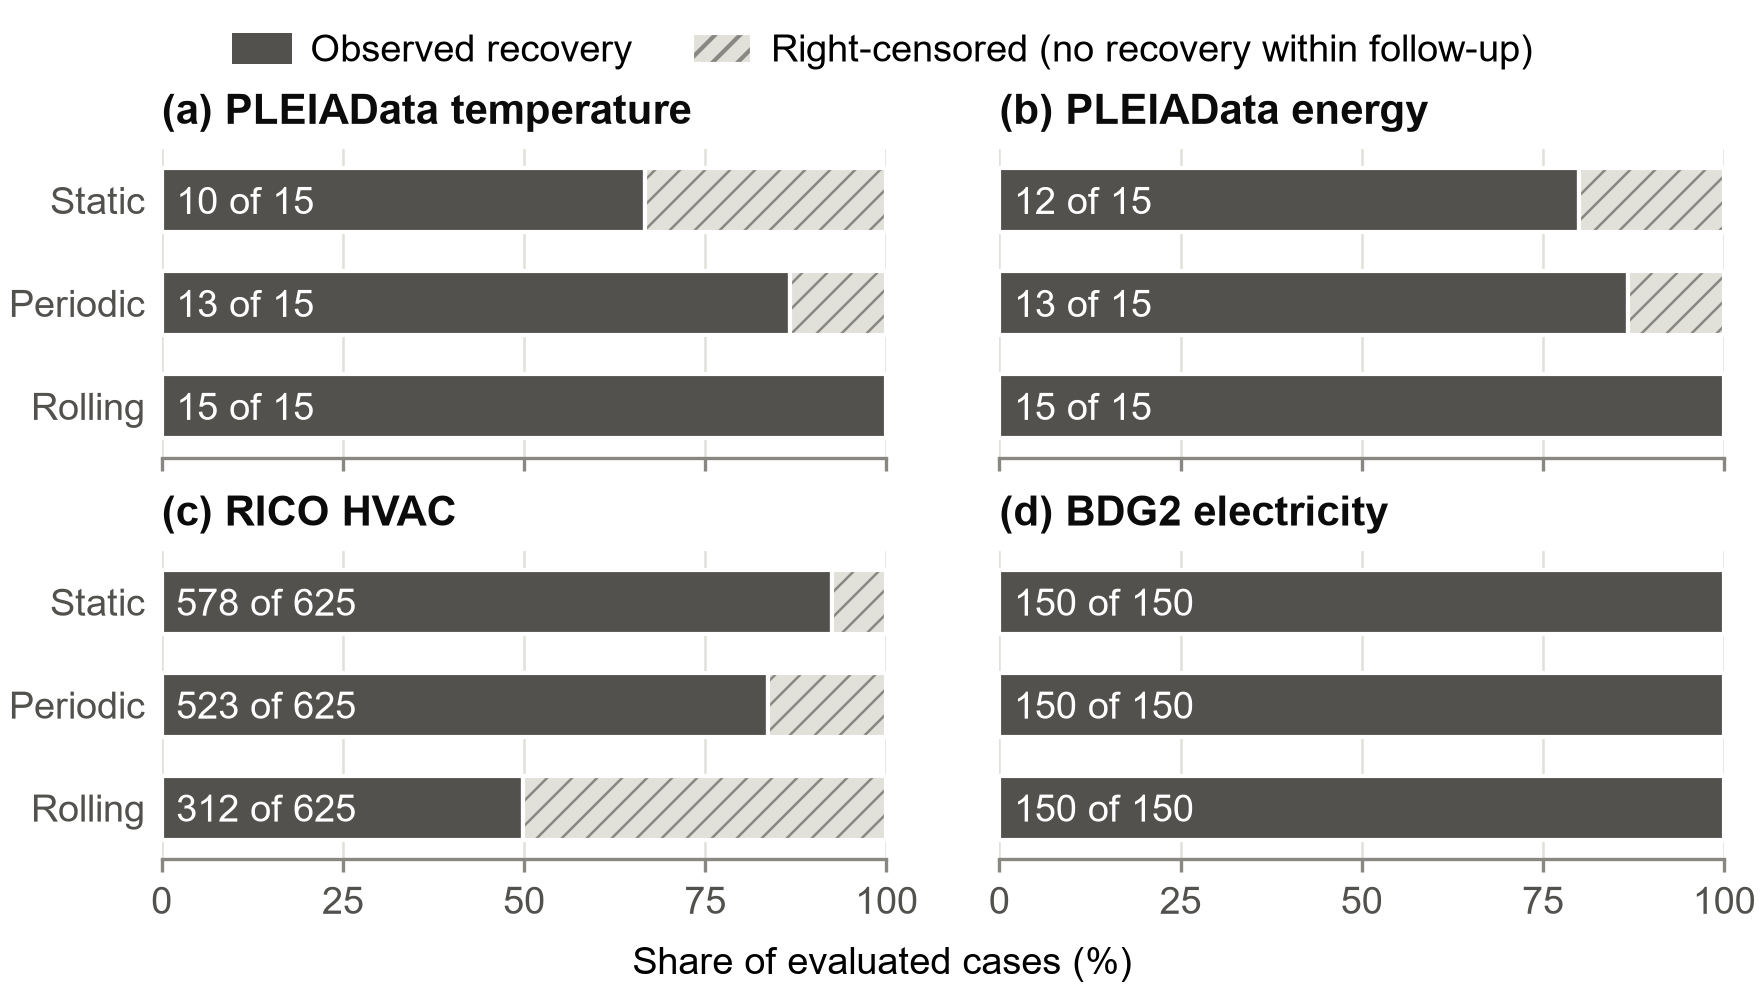

Write Python code to recreate this figure.
"""Figure 4.7: observed and right-censored coverage recovery by recalibration strategy.

Caption: Observed and censored coverage recovery under static, periodic and rolling recalibration

Source: review/candidature_evidence_package_20261002_v1/REPORT_TABLES/ROBUSTNESS_RECOVERY_SUMMARY.csv

Recovery is assessed after level_shift@2 for each physical test group of the
15 fold-seed units of a setting, under each recalibration strategy. A case is
one test group within one fold and seed combination under the stated
strategy; group_policy_rows counts the evaluated cases of a setting and
strategy (BDG2 150, PLEIAData 15 each, RICO 625). Following
src.operational004_metrics.group_recovery, a case recovers at the first point
after the disturbance window where trailing coverage (one day of steps, or a
quarter of the follow-up if shorter) is within 0.05 of the group's pre-fault
coverage. Each bar is one stored row, shown as shares of its evaluated cases:

    observed share = 100 * observed_recoveries / group_policy_rows
    censored share = 100 * right_censored / group_policy_rows

Right-censored cases did not recover within their follow-up. They keep their
own hatched segment and are never given a recovery time; the figure plots no
recovery times at all. Each bar is labelled with its observed recoveries and
evaluated cases.

Cross-check: the counts are recounted from the 2,415 group-level rows in
review/robustness_contamination_recovery_20260928/AGGREGATE_RECOVERY_BY_GROUP.csv,
where no right-censored row carries a recovery time.

Outputs: figure_4_7_recalibration_recovery.png / .pdf and the derived figure
data figure_4_7_recalibration_recovery_data.csv.

Usage:
    python report_figures/chapter4/figure_4_7_recalibration_recovery.py
"""

from __future__ import annotations

import math
import re

import chapter4_style as c4
import matplotlib.pyplot as plt
import pandas as pd
from matplotlib.patches import Patch

STEM = "figure_4_7_recalibration_recovery"
CAPTION = "Observed and censored coverage recovery under static, periodic and rolling recalibration"
SOURCE = c4.TABLES / "ROBUSTNESS_RECOVERY_SUMMARY.csv"
GROUP_SOURCE = c4.REPO / "review" / "robustness_contamination_recovery_20260928" / "AGGREGATE_RECOVERY_BY_GROUP.csv"
DATA = c4.OUT_DIR / f"{STEM}_data.csv"
GID = "fig4.7|"
STRATEGIES = {"static": "Static", "periodic": "Periodic", "rolling": "Rolling"}
GROUP_ROWS = 2415  # 805 test groups x three strategies
BAR_HEIGHT = 0.62
LABEL_X = 2.0  # percent; labels start just inside each observed segment
OBSERVED = {"facecolor": c4.INK_2}
CENSORED = {"facecolor": c4.GRID, "hatch": "////", "hatchcolor": c4.MUTED}
OBSERVED_LABEL = "Observed recovery"
CENSORED_LABEL = "Right-censored (no recovery within follow-up)"
X_LABEL = "Share of evaluated cases (%)"
CAPTION_TEXT = (
    "Recovery of interval coverage after a level shift at severity 2 under static, periodic and rolling "
    "recalibration. A case is one test group within one fold and seed combination under the stated recalibration "
    "strategy, so each setting contributes the same cases to every strategy (15 for each PLEIAData task, 625 for "
    "RICO HVAC and 150 for BDG2 electricity). A case recovers at the first point after the disturbance window at "
    "which coverage over a trailing window (one day of steps, or a quarter of the follow-up if shorter) is within "
    "0.05 of that group's pre-fault coverage. Solid segments are cases with an observed recovery; hatched segments "
    "are right-censored cases, in which no recovery was observed before follow-up ended. Censored cases are kept "
    "separate and are not assigned a recovery time. Labels give observed recoveries out of evaluated cases."
)


def count_label(observed: int, cases: int) -> str:
    return f"{observed:,} of {cases:,}"


def derive(frame) -> pd.DataFrame:
    if frame.duplicated(["task", "recovery_policy"]).any():
        raise ValueError("more than one recovery row for a setting and strategy")
    records = []
    for task in c4.TASK_ORDER:
        for strategy, label in STRATEGIES.items():
            selected = frame[(frame["task"] == task) & (frame["recovery_policy"] == strategy)]
            if len(selected) != 1:
                raise ValueError(f"expected one {strategy} row for {task}, found {len(selected)}")
            row = selected.iloc[0]
            cases, observed, censored = int(row["group_policy_rows"]), int(row["observed_recoveries"]), int(row["right_censored"])
            if observed + censored != cases:
                raise ValueError(f"{task}, {strategy}: observed and censored do not sum to the evaluated cases")
            records.append(
                {
                    "row_order": len(records) + 1,
                    "dataset": row["dataset"],
                    "task": task,
                    "cell": row["cell"],
                    "strategy": label,
                    "evaluated_cases": cases,
                    "observed_recoveries": observed,
                    "right_censored": censored,
                    "observed_share_pct": 100.0 * observed / cases,
                    "censored_share_pct": 100.0 * censored / cases,
                    "stored_observed_fraction": row["observed_fraction"],
                    "count_label": count_label(observed, cases),
                    "source_table": c4.repo_relative(SOURCE),
                    "source_commit": row["source_commit"],
                    "source_path": row["source_path"],
                }
            )
    return pd.DataFrame(records)


def build(data):
    fig, axes = plt.subplots(
        2, 2, figsize=(c4.FULL_WIDTH, 3.35), layout="constrained", sharex=True, sharey=True
    )
    fig.get_layout_engine().set(wspace=0.08)  # keeps "100" in (c) clear of "0" in (d)
    positions = list(range(len(STRATEGIES)))
    for ax, letter, task in zip(axes.flat, "abcd", c4.TASK_ORDER):
        for y, record in zip(positions, data[data["task"] == task].itertuples(index=False)):
            key = f"{task}|{record.strategy}"
            (observed,) = ax.barh(y, record.observed_share_pct, height=BAR_HEIGHT, left=0.0,
                                  edgecolor=c4.SURFACE, linewidth=1.0, zorder=2, **OBSERVED)
            observed.set_gid(f"{GID}observed|{key}")
            if record.right_censored:
                (censored,) = ax.barh(y, record.censored_share_pct, height=BAR_HEIGHT, left=record.observed_share_pct,
                                      edgecolor=c4.SURFACE, linewidth=1.0, zorder=2, **CENSORED)
                censored.set_hatch_linewidth(0.6)
                censored.set_gid(f"{GID}censored|{key}")
            ax.text(LABEL_X, y, record.count_label, ha="left", va="center_baseline", fontsize=c4.NOTE_SIZE,
                    color=c4.label_color(OBSERVED["facecolor"]), zorder=3, gid=f"{GID}label|{key}")
        ax.set_yticks(positions, list(STRATEGIES.values()))
        ax.set_ylim(len(positions) - 0.5, -0.5)
        ax.set_xlim(0, 100)
        ax.set_xticks([0, 25, 50, 75, 100])
        ax.tick_params(axis="y", length=0, pad=4)
        ax.spines["left"].set_visible(False)
        ax.xaxis.grid(True)
        ax.set_axisbelow(True)
        c4.panel_title(ax, letter, task)
    fig.supxlabel(X_LABEL, fontsize=c4.TEXT_SIZE)
    censored_handle = Patch(edgecolor=c4.SURFACE, label=CENSORED_LABEL, **CENSORED)
    censored_handle.set_hatch_linewidth(0.6)
    fig.legend(
        handles=[Patch(edgecolor="none", label=OBSERVED_LABEL, **OBSERVED), censored_handle],
        loc="outside upper center", ncol=2, handlelength=1.6, handleheight=0.9,
    )
    return fig


def label_fits(fig, label, bar) -> bool:
    """The label sits inside its observed segment with room on both sides."""
    renderer = fig.canvas.get_renderer()
    text, segment = label.get_window_extent(renderer), bar.get_window_extent(renderer)
    return text.x0 >= segment.x0 + 2 and text.x1 <= segment.x1 - 2 and text.y0 >= segment.y0 and text.y1 <= segment.y1


def verify(fig) -> c4.ValueCheck:
    check = c4.ValueCheck(STEM)
    source = {(row["task"], row["recovery_policy"]): row for row in c4.read_rows(SOURCE)}
    wanted = {(task, strategy) for task in c4.TASK_ORDER for strategy in STRATEGIES}
    check.keys({"|".join(key) for key in source}, {"|".join(key) for key in wanted}, "settings and strategies")

    # Recount every case from the group-level rows.
    groups: dict[tuple[str, str], dict[str, int]] = {}
    times_on_censored = times_missing_on_observed = 0
    rows = c4.read_rows(GROUP_SOURCE)
    for row in rows:
        dataset = re.fullmatch(r"(.+)_h\d+_f\d_s\d+", row["unit"]).group(1)
        counts = groups.setdefault((dataset, row["cell"]), {"observed": 0, "right_censored": 0})
        counts[row["status"]] += 1
        if (row["status"] == "right_censored") != (row["recovery_censored"] == "True"):
            raise AssertionError(f"{STEM}: {row['unit']} {row['group_id']}: status and censoring flag disagree")
        if row["status"] == "right_censored" and row["recovery_minutes"]:
            times_on_censored += 1
        if row["status"] == "observed" and not row["recovery_minutes"]:
            times_missing_on_observed += 1
    if len(rows) != GROUP_ROWS or times_on_censored or times_missing_on_observed:
        raise AssertionError(f"{STEM}: {len(rows)} group rows, {times_on_censored} censored rows with a time, "
                             f"{times_missing_on_observed} observed rows without one")
    for (task, strategy), row in source.items():
        cases, observed, censored = int(row["group_policy_rows"]), int(row["observed_recoveries"]), int(row["right_censored"])
        recount = groups[(row["dataset"], row["cell"])]
        if (observed, censored) != (recount["observed"], recount["right_censored"]) or observed + censored != cases:
            raise AssertionError(f"{STEM}: {task}, {strategy}: counts disagree with {GROUP_SOURCE.name}")
        if not math.isclose(float(row["observed_fraction"]), observed / cases, rel_tol=0, abs_tol=1e-11):
            raise AssertionError(f"{STEM}: {task}, {strategy}: stored fraction disagrees with the counts")
    check.note(f"all 12 rows recounted from the {GROUP_ROWS:,} group-level rows; observed + censored = evaluated cases")
    check.note("no right-censored group row carries a recovery time, and no recovery time is plotted")

    written = c4.read_rows(DATA)
    if len(written) != len(source):
        raise AssertionError(f"{STEM}: {len(written)} data rows, expected {len(source)}")
    fig.canvas.draw()  # final constrained layout, so label and bar extents can be measured
    plotted = c4.artists_by_gid(fig, GID)
    for index, (ax, task) in enumerate(zip(fig.axes, c4.TASK_ORDER)):
        check.text(ax.get_title(loc="left").split(") ", 1)[1], task, "panel order")
        # The y axis is shared; strategy names are printed in the left column only.
        check.text(" / ".join(f"{tick:g}" for tick in ax.get_yticks()), "0 / 1 / 2", f"{task} strategy rows")
        if index % 2 == 0:
            check.text(" / ".join(label.get_text() for label in ax.get_yticklabels()),
                       " / ".join(STRATEGIES.values()), f"{task} strategy order")
        for y, (strategy, label) in enumerate(STRATEGIES.items()):
            row, key = source[(task, strategy)], f"{task}|{label}"
            cases, observed, censored = int(row["group_policy_rows"]), int(row["observed_recoveries"]), int(row["right_censored"])
            observed_share, censored_share = 100.0 * observed / cases, 100.0 * censored / cases
            bar = plotted.pop(f"{GID}observed|{key}")
            check.number(bar.get_x(), 0.0, f"{key} observed start")
            check.number(bar.get_width(), observed_share, f"{key} observed share")
            check.number(bar.get_y() + bar.get_height() / 2, y, f"{key} row", tolerance=1e-12)
            check.color(bar.get_facecolor(), OBSERVED["facecolor"], f"{key} observed colour")
            segment = plotted.pop(f"{GID}censored|{key}", None)
            if (segment is not None) != (censored > 0):
                raise AssertionError(f"{STEM}: {key}: censored segment does not match {censored} censored cases")
            if segment is not None:
                check.number(segment.get_x(), observed_share, f"{key} censored start")
                # Matplotlib stores a stacked width as (left + width) - left, which can move the last bit.
                check.number(segment.get_width(), censored_share, f"{key} censored share", tolerance=1e-12)
                check.number(segment.get_x() + segment.get_width(), 100.0, f"{key} bar end", tolerance=1e-12)
                check.color(segment.get_facecolor(), CENSORED["facecolor"], f"{key} censored colour")
                check.text(segment.get_hatch(), CENSORED["hatch"], f"{key} censored hatch")
            text = plotted.pop(f"{GID}label|{key}")
            check.text(text.get_text(), count_label(observed, cases), f"{key} label")
            if not label_fits(fig, text, bar):
                raise AssertionError(f"{STEM}: {key}: label does not fit inside the observed segment")
            if c4.contrast_ratio(text.get_color(), bar.get_facecolor()) < c4.MIN_LABEL_CONTRAST:
                raise AssertionError(f"{STEM}: {key}: label contrast below {c4.MIN_LABEL_CONTRAST}:1")
            record = written[c4.TASK_ORDER.index(task) * len(STRATEGIES) + y]
            check.text(f"{record['task']}|{record['strategy']}", key, "data row order")
            check.text(record["count_label"], count_label(observed, cases), f"{key} data label")
            for column, value in (
                ("evaluated_cases", cases), ("observed_recoveries", observed), ("right_censored", censored),
                ("observed_share_pct", observed_share), ("censored_share_pct", censored_share),
            ):
                check.number(float(record[column]), value, f"{key} data {column}")
    check.note("every count label fits inside its observed segment")
    if plotted:
        raise AssertionError(f"{STEM}: unverified artists {sorted(plotted)}")
    legend = fig.legends[0]
    check.text(" / ".join(text.get_text() for text in legend.get_texts()),
               f"{OBSERVED_LABEL} / {CENSORED_LABEL}", "legend")
    return check


def main() -> None:
    c4.apply_style()
    data = derive(c4.read_table(SOURCE))
    data.to_csv(DATA, index=False, lineterminator="\n")
    fig = build(data)
    check = verify(fig)
    outputs = c4.save_figure(fig, STEM, f"Figure 4.7. {CAPTION}")
    plt.close(fig)
    c4.report(check, [SOURCE, GROUP_SOURCE], [DATA, *outputs], caption=CAPTION_TEXT)


if __name__ == "__main__":
    main()
